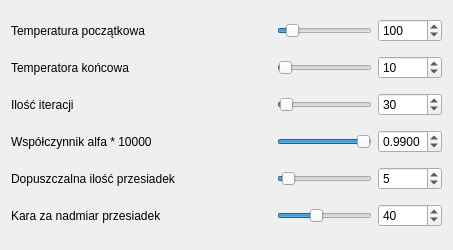
<?xml version="1.0" encoding="UTF-8"?>
<ui version="4.0">
 <class>ParamsSimAnn</class>
 <widget class="QWidget" name="ParamsSimAnn">
  <property name="geometry">
   <rect>
    <x>0</x>
    <y>0</y>
    <width>453</width>
    <height>250</height>
   </rect>
  </property>
  <property name="windowTitle">
   <string>Form</string>
  </property>
  <layout class="QHBoxLayout" name="horizontalLayout">
   <item>
    <layout class="QGridLayout" name="gridLayout">
     <item row="0" column="0">
      <widget class="QLabel" name="label">
       <property name="text">
        <string>Temperatura początkowa</string>
       </property>
      </widget>
     </item>
     <item row="0" column="1">
      <spacer name="horizontalSpacer">
       <property name="orientation">
        <enum>Qt::Horizontal</enum>
       </property>
       <property name="sizeHint" stdset="0">
        <size>
         <width>40</width>
         <height>20</height>
        </size>
       </property>
      </spacer>
     </item>
     <item row="0" column="2">
      <widget class="QSlider" name="t0slider">
       <property name="maximum">
        <number>1000</number>
       </property>
       <property name="singleStep">
        <number>10</number>
       </property>
       <property name="pageStep">
        <number>100</number>
       </property>
       <property name="value">
        <number>100</number>
       </property>
       <property name="orientation">
        <enum>Qt::Horizontal</enum>
       </property>
      </widget>
     </item>
     <item row="0" column="3">
      <widget class="QSpinBox" name="t0box">
       <property name="maximum">
        <number>1000</number>
       </property>
       <property name="singleStep">
        <number>10</number>
       </property>
       <property name="value">
        <number>100</number>
       </property>
      </widget>
     </item>
     <item row="1" column="0">
      <widget class="QLabel" name="label_2">
       <property name="text">
        <string>Temperatora końcowa</string>
       </property>
      </widget>
     </item>
     <item row="1" column="1">
      <spacer name="horizontalSpacer_2">
       <property name="orientation">
        <enum>Qt::Horizontal</enum>
       </property>
       <property name="sizeHint" stdset="0">
        <size>
         <width>40</width>
         <height>20</height>
        </size>
       </property>
      </spacer>
     </item>
     <item row="1" column="2">
      <widget class="QSlider" name="tkslider">
       <property name="maximum">
        <number>1000</number>
       </property>
       <property name="singleStep">
        <number>10</number>
       </property>
       <property name="value">
        <number>10</number>
       </property>
       <property name="orientation">
        <enum>Qt::Horizontal</enum>
       </property>
      </widget>
     </item>
     <item row="1" column="3">
      <widget class="QSpinBox" name="tkbox">
       <property name="maximum">
        <number>1000</number>
       </property>
       <property name="singleStep">
        <number>10</number>
       </property>
       <property name="value">
        <number>10</number>
       </property>
      </widget>
     </item>
     <item row="2" column="0">
      <widget class="QLabel" name="label_3">
       <property name="text">
        <string>Ilość iteracji</string>
       </property>
      </widget>
     </item>
     <item row="2" column="1">
      <spacer name="horizontalSpacer_3">
       <property name="orientation">
        <enum>Qt::Horizontal</enum>
       </property>
       <property name="sizeHint" stdset="0">
        <size>
         <width>40</width>
         <height>20</height>
        </size>
       </property>
      </spacer>
     </item>
     <item row="2" column="2">
      <widget class="QSlider" name="iterslider">
       <property name="maximum">
        <number>1000</number>
       </property>
       <property name="singleStep">
        <number>10</number>
       </property>
       <property name="value">
        <number>30</number>
       </property>
       <property name="orientation">
        <enum>Qt::Horizontal</enum>
       </property>
      </widget>
     </item>
     <item row="2" column="3">
      <widget class="QSpinBox" name="iterbox">
       <property name="maximum">
        <number>1000</number>
       </property>
       <property name="singleStep">
        <number>10</number>
       </property>
       <property name="value">
        <number>30</number>
       </property>
      </widget>
     </item>
     <item row="3" column="0">
      <widget class="QLabel" name="label_4">
       <property name="text">
        <string>Współczynnik alfa * 10000</string>
       </property>
      </widget>
     </item>
     <item row="3" column="1">
      <spacer name="horizontalSpacer_4">
       <property name="orientation">
        <enum>Qt::Horizontal</enum>
       </property>
       <property name="sizeHint" stdset="0">
        <size>
         <width>40</width>
         <height>20</height>
        </size>
       </property>
      </spacer>
     </item>
     <item row="3" column="2">
      <widget class="QSlider" name="alfaslider">
       <property name="maximum">
        <number>10000</number>
       </property>
       <property name="singleStep">
        <number>100</number>
       </property>
       <property name="value">
        <number>9900</number>
       </property>
       <property name="sliderPosition">
        <number>9900</number>
       </property>
       <property name="orientation">
        <enum>Qt::Horizontal</enum>
       </property>
      </widget>
     </item>
     <item row="3" column="3">
      <widget class="QDoubleSpinBox" name="alfabox">
       <property name="decimals">
        <number>4</number>
       </property>
       <property name="maximum">
        <double>1.000000000000000</double>
       </property>
       <property name="singleStep">
        <double>0.010000000000000</double>
       </property>
       <property name="value">
        <double>0.990000000000000</double>
       </property>
      </widget>
     </item>
     <item row="4" column="0">
      <widget class="QLabel" name="label_5">
       <property name="text">
        <string>Dopuszczalna ilość przesiadek</string>
       </property>
      </widget>
     </item>
     <item row="4" column="1">
      <spacer name="horizontalSpacer_5">
       <property name="orientation">
        <enum>Qt::Horizontal</enum>
       </property>
       <property name="sizeHint" stdset="0">
        <size>
         <width>40</width>
         <height>20</height>
        </size>
       </property>
      </spacer>
     </item>
     <item row="4" column="2">
      <widget class="QSlider" name="changesSlider">
       <property name="value">
        <number>5</number>
       </property>
       <property name="orientation">
        <enum>Qt::Horizontal</enum>
       </property>
      </widget>
     </item>
     <item row="4" column="3">
      <widget class="QSpinBox" name="changesBox">
       <property name="value">
        <number>5</number>
       </property>
      </widget>
     </item>
     <item row="5" column="0">
      <widget class="QLabel" name="label_6">
       <property name="text">
        <string>Kara za nadmiar przesiadek</string>
       </property>
      </widget>
     </item>
     <item row="5" column="1">
      <spacer name="horizontalSpacer_6">
       <property name="orientation">
        <enum>Qt::Horizontal</enum>
       </property>
       <property name="sizeHint" stdset="0">
        <size>
         <width>40</width>
         <height>20</height>
        </size>
       </property>
      </spacer>
     </item>
     <item row="5" column="2">
      <widget class="QSlider" name="punishmentSlider">
       <property name="value">
        <number>40</number>
       </property>
       <property name="orientation">
        <enum>Qt::Horizontal</enum>
       </property>
      </widget>
     </item>
     <item row="5" column="3">
      <widget class="QSpinBox" name="punishmentBox">
       <property name="value">
        <number>40</number>
       </property>
      </widget>
     </item>
    </layout>
   </item>
  </layout>
 </widget>
 <resources/>
 <connections>
  <connection>
   <sender>t0slider</sender>
   <signal>sliderMoved(int)</signal>
   <receiver>t0box</receiver>
   <slot>setValue(int)</slot>
   <hints>
    <hint type="sourcelabel">
     <x>373</x>
     <y>36</y>
    </hint>
    <hint type="destinationlabel">
     <x>442</x>
     <y>41</y>
    </hint>
   </hints>
  </connection>
  <connection>
   <sender>t0box</sender>
   <signal>valueChanged(int)</signal>
   <receiver>t0slider</receiver>
   <slot>setValue(int)</slot>
   <hints>
    <hint type="sourcelabel">
     <x>442</x>
     <y>41</y>
    </hint>
    <hint type="destinationlabel">
     <x>373</x>
     <y>36</y>
    </hint>
   </hints>
  </connection>
  <connection>
   <sender>iterbox</sender>
   <signal>valueChanged(int)</signal>
   <receiver>iterslider</receiver>
   <slot>setValue(int)</slot>
   <hints>
    <hint type="sourcelabel">
     <x>442</x>
     <y>117</y>
    </hint>
    <hint type="destinationlabel">
     <x>373</x>
     <y>112</y>
    </hint>
   </hints>
  </connection>
  <connection>
   <sender>tkbox</sender>
   <signal>valueChanged(int)</signal>
   <receiver>tkslider</receiver>
   <slot>setValue(int)</slot>
   <hints>
    <hint type="sourcelabel">
     <x>442</x>
     <y>79</y>
    </hint>
    <hint type="destinationlabel">
     <x>373</x>
     <y>74</y>
    </hint>
   </hints>
  </connection>
  <connection>
   <sender>iterslider</sender>
   <signal>sliderMoved(int)</signal>
   <receiver>iterbox</receiver>
   <slot>setValue(int)</slot>
   <hints>
    <hint type="sourcelabel">
     <x>373</x>
     <y>112</y>
    </hint>
    <hint type="destinationlabel">
     <x>442</x>
     <y>117</y>
    </hint>
   </hints>
  </connection>
  <connection>
   <sender>tkslider</sender>
   <signal>sliderMoved(int)</signal>
   <receiver>tkbox</receiver>
   <slot>setValue(int)</slot>
   <hints>
    <hint type="sourcelabel">
     <x>373</x>
     <y>74</y>
    </hint>
    <hint type="destinationlabel">
     <x>442</x>
     <y>79</y>
    </hint>
   </hints>
  </connection>
  <connection>
   <sender>changesSlider</sender>
   <signal>sliderMoved(int)</signal>
   <receiver>changesBox</receiver>
   <slot>setValue(int)</slot>
   <hints>
    <hint type="sourcelabel">
     <x>312</x>
     <y>179</y>
    </hint>
    <hint type="destinationlabel">
     <x>408</x>
     <y>178</y>
    </hint>
   </hints>
  </connection>
  <connection>
   <sender>changesBox</sender>
   <signal>valueChanged(int)</signal>
   <receiver>changesSlider</receiver>
   <slot>setValue(int)</slot>
   <hints>
    <hint type="sourcelabel">
     <x>418</x>
     <y>190</y>
    </hint>
    <hint type="destinationlabel">
     <x>300</x>
     <y>187</y>
    </hint>
   </hints>
  </connection>
  <connection>
   <sender>punishmentSlider</sender>
   <signal>sliderMoved(int)</signal>
   <receiver>punishmentBox</receiver>
   <slot>setValue(int)</slot>
   <hints>
    <hint type="sourcelabel">
     <x>335</x>
     <y>223</y>
    </hint>
    <hint type="destinationlabel">
     <x>388</x>
     <y>220</y>
    </hint>
   </hints>
  </connection>
  <connection>
   <sender>punishmentBox</sender>
   <signal>valueChanged(int)</signal>
   <receiver>punishmentSlider</receiver>
   <slot>setValue(int)</slot>
   <hints>
    <hint type="sourcelabel">
     <x>408</x>
     <y>223</y>
    </hint>
    <hint type="destinationlabel">
     <x>326</x>
     <y>221</y>
    </hint>
   </hints>
  </connection>
 </connections>
</ui>
